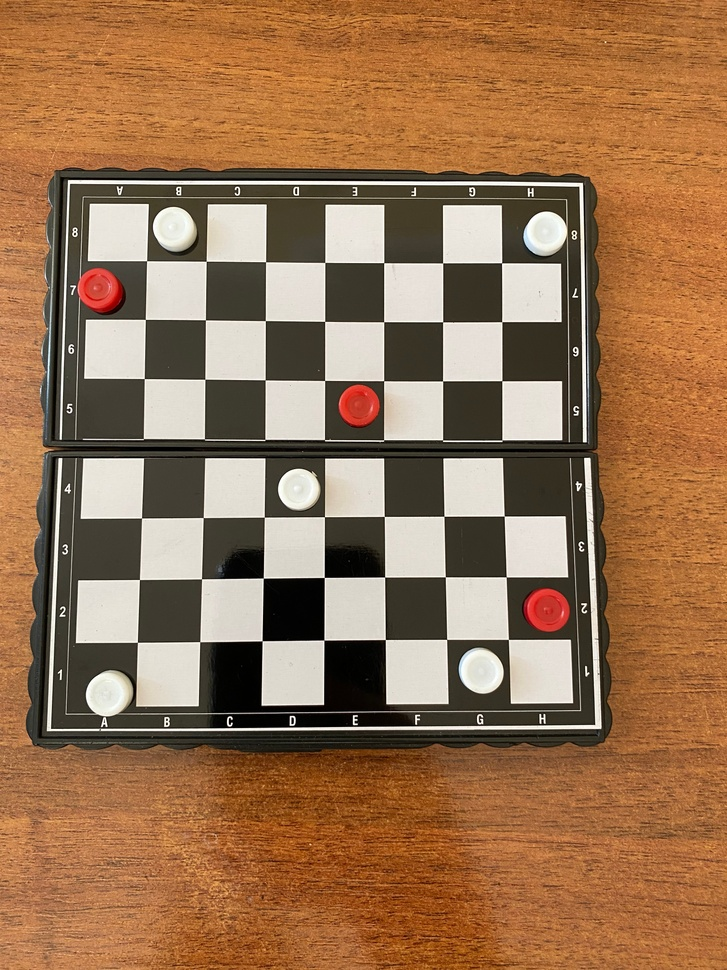
#> input picture tests/test_data/corners.JPG, 727 x 970 px, shrunk from 3024 x 4032 before the run
$ python -i board_detector.py   (imports and definitions only)
#> lines starting #> are read from the running program, lines starting #| are printed output that depends on the picture; after the words box and inside, x2 and y2 are one past the last pixel; in counts of white or black regions, pixels touching at a corner belong together
import numpy as np
import cv2 as cv

class BoardDetector:
    def __init__(self, image, crop=True, rotate=True, debug=False):
        self.crop = crop
        self.rotate = rotate
        self.debug = debug

        self.update_image(image)

    def __debug_show(self, image):
        if self.debug:
            cv.imshow(f"{image}", image)
            cv.waitKey(0)

    def update_image(self, image):
        self.image = image
        self.gray = cv.cvtColor(image, cv.COLOR_BGR2GRAY)

        self.__debug_show(self.gray)

        # Remove details
        kernel = cv.getStructuringElement(cv.MORPH_RECT, (8,8))
        opening = cv.morphologyEx(self.gray, cv.MORPH_OPEN, kernel)

        # Blur image - remove more details
        self.filtered = cv.GaussianBlur(opening, (3,3), 1)
        self.__debug_show(self.filtered)

    def get_board(self):
        rect = self.detect_board()
        box = np.int0(cv.boxPoints(rect))

        if self.debug:
            cv.rectangle(self.image, box[0], box[2], (0, 0, 255), 2)
            cv.imshow('image', self.image)
            cv.waitKey(0)

        if rect is not None:
            return self.crop_minAreaRect(self.image, rect)
        return self.image

    def detect_board(self):
        _, thresh = cv.threshold(self.filtered, 50, 255, cv.THRESH_BINARY_INV)

        kernel = cv.getStructuringElement(cv.MORPH_RECT, (8,8))
        opening = cv.morphologyEx(thresh, cv.MORPH_OPEN, kernel)

        self.__debug_show(opening)

        contours, _ = cv.findContours(opening, cv.RETR_EXTERNAL, cv.CHAIN_APPROX_SIMPLE)

        max_area = 0
        max_rect = None
        for cnt in contours:
            area = cv.contourArea(cnt)
            if area > max_area:
                max_area = area
                max_rect = cv.minAreaRect(cnt)

        return max_rect

    def crop_minAreaRect(self, img, rect):
        angle = np.clip(rect[2], 0, 90)
        rows,cols = img.shape[0], img.shape[1]
        box = cv.boxPoints(rect)

        if self.rotate:
            M = cv.getRotationMatrix2D((cols/2,rows/2),angle,1)
            img_rot = cv.warpAffine(img, M, (cols,rows))
            pts = np.int0(cv.transform(np.array([box]), M))[0]
        else:
            pts = np.int0(box)
            img_rot = img

        pts[pts < 0] = 0

        if self.crop:
            return img_rot[pts[1][1]:pts[2][1], pts[0][0]:pts[2][0]]
        return img_rot

>>> import cv2
>>> picture = cv2.imread('../../tests/test_data/corners.JPG')
#> picture is the input picture: shape (970, 727, 3); mean B, G, R 81.2, 114.2, 152.5
>>> result = BoardDetector(picture).get_board()
#> in update_image, `self.gray = cv.cvtColor(image, cv.COLOR_BGR2GRAY)`:
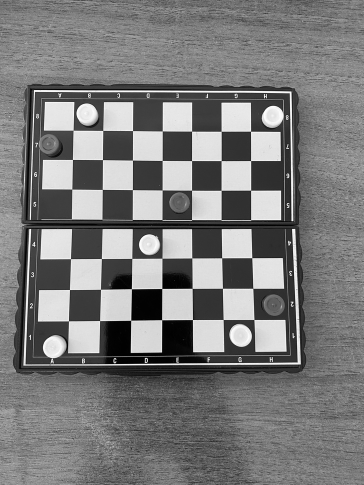
#> self.gray: shape (970, 727) (shown at 1/2 size); min 0, max 255, mean 121.9
#> in update_image, `opening = cv.morphologyEx(self.gray, cv.MORPH_OPEN, kernel)`:
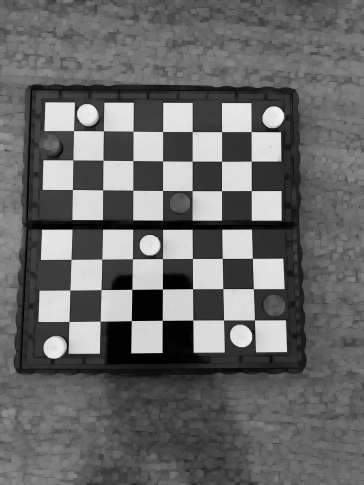
#> opening: shape (970, 727) (shown at 1/2 size); min 0, max 241, mean 104.4
#> in detect_board, `_, thresh = cv.threshold(self.filtered, 50, 255, cv.THRESH_BINARY_INV)`:
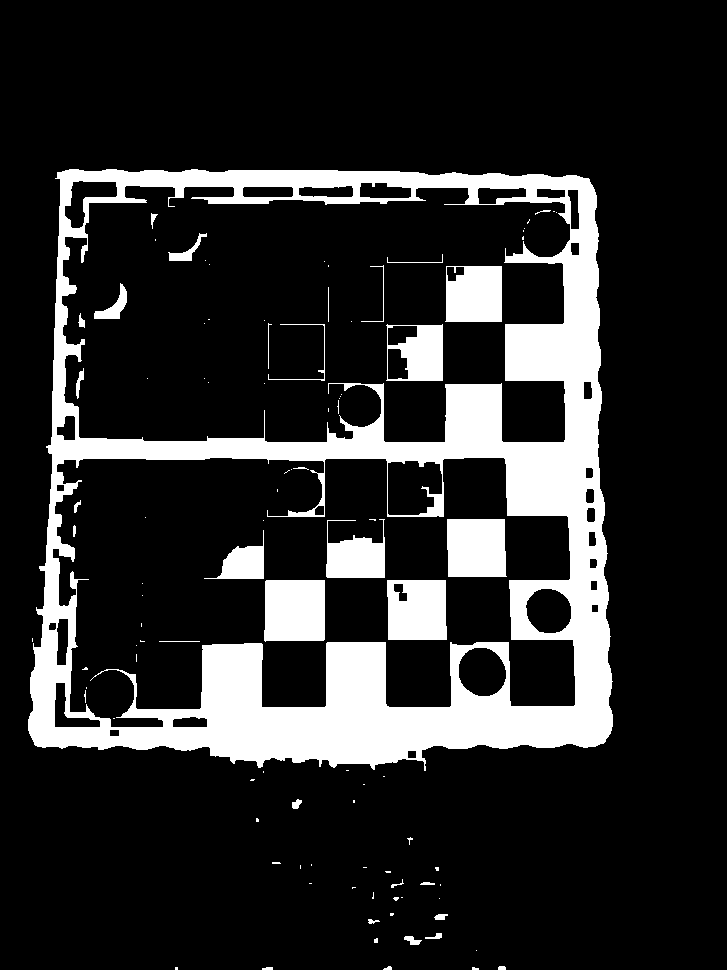
#> thresh: shape (970, 727); 16.6% white; 100 white regions (67 under 20 px), largest, box (x1, y1, x2, y2) and area: (28, 169, 613, 771) 95733, (264, 580, 325, 642) 3670, (387, 580, 447, 640) 3374
#> in detect_board, `opening = cv.morphologyEx(thresh, cv.MORPH_OPEN, kernel)`:
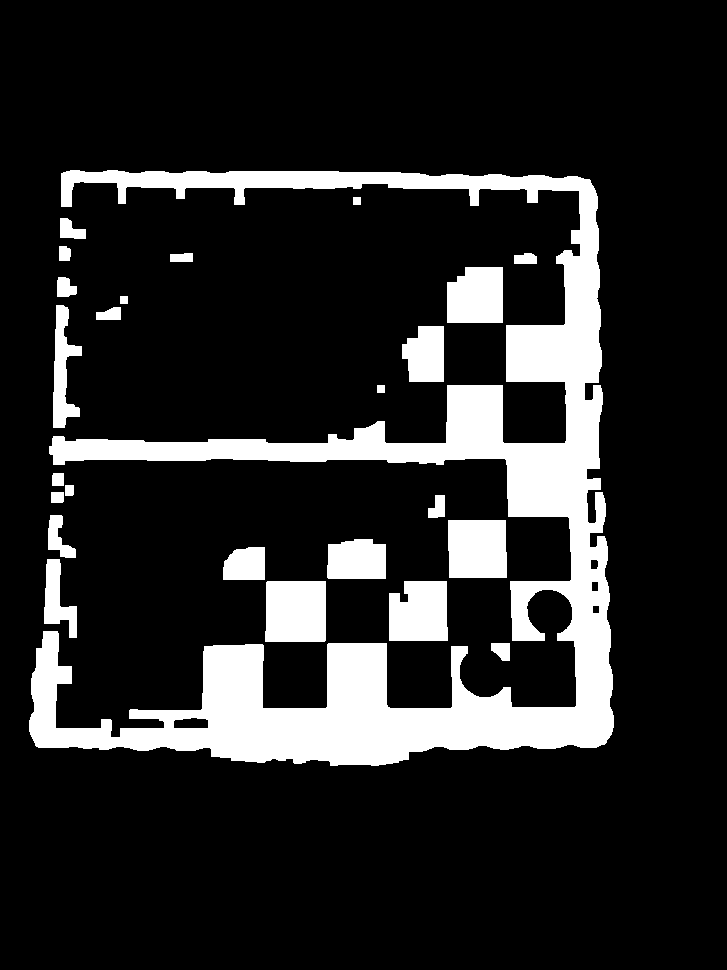
#> opening: shape (970, 727); 15.4% white; 25 white regions
#> in detect_board, `contours, _ = cv.findContours(opening, cv.RETR_EXTERNAL, cv.CHAIN_APPR..`: contours = 25 contours; largest, box (x1, y1, x2, y2) and area: (29, 170, 614, 766) 80750, (265, 581, 326, 642) 3550, (448, 520, 507, 578) 3248, (389, 581, 448, 641) 3117, (447, 267, 503, 323) 2804
#> the loop in detect_board, `for cnt in contours:` made 25 passes
#> (area, max_area, max_rect) on passes 1, 2, 3, 25: (239.5, 239.5, ((500, 651.5), (17, 18), -90)), (3117, 3117, ((418, 610.5), (59, 58), -90)), (3549.5, 3549.5, ((295, 611), (60, 60), -90)), (80750, 80750, ((322.2, 467.9), (594, 584), -89.74))
#> after the loop in detect_board, `for cnt in contours:`: max_area = 80750
#> in get_board, `rect = self.detect_board()`: rect = ((322.2, 467.9), (594, 584), -89.74)
#> in get_board, `box = np.int0(cv.boxPoints(rect))`: box = [[612, 766], [28, 763], [31, 169], [615, 172]]
#> in crop_minAreaRect, `angle = np.clip(rect[2], 0, 90)`: angle = 0
#> in crop_minAreaRect, `box = cv.boxPoints(rect)`: box = [[612.8, 766.3], [28.8, 763.6], [31.49, 169.6], [615.5, 172.3]]
#> in crop_minAreaRect, `M = cv.getRotationMatrix2D((cols/2,rows/2),angle,1)`: M = [[1, 0, 0], [0, 1, 0]]
#> in crop_minAreaRect, `pts = np.int0(cv.transform(np.array([box]), M))[0]`: pts = [[612, 766], [28, 763], [31, 169], [615, 172]]
#> result = empty array

$ run again, on tests/test_data/diagonals_front.JPG
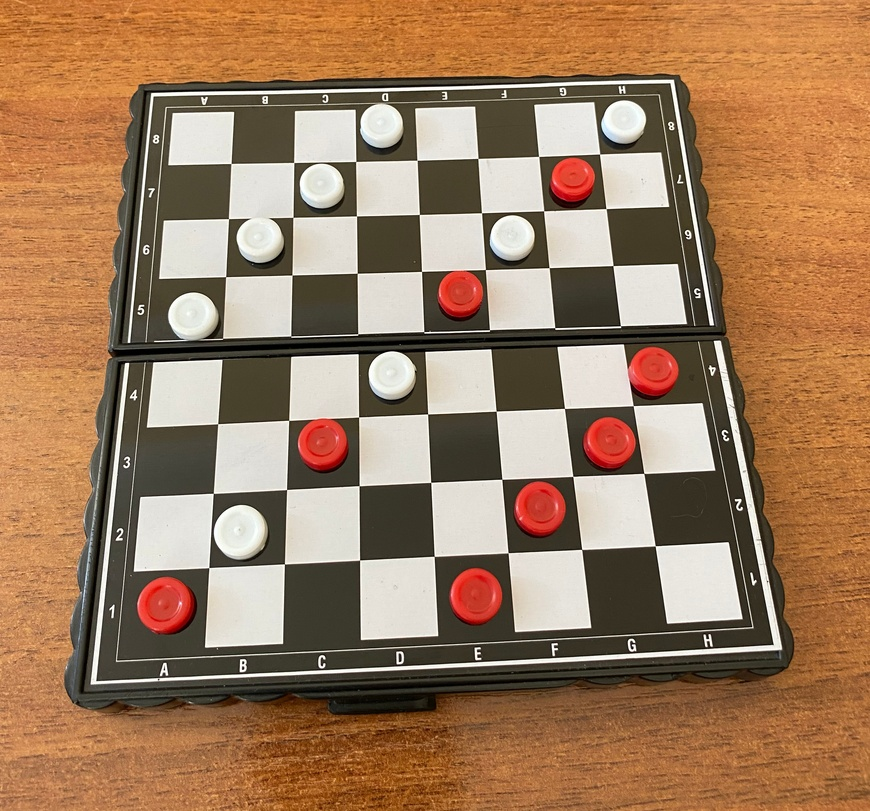
#> input picture tests/test_data/diagonals_front.JPG, 870 x 811 px, shrunk from 3024 x 2822 before the run
#> picture is the input picture: shape (811, 870, 3); mean B, G, R 93.7, 123.8, 158.6
#> in detect_board, `_, thresh = cv.threshold(self.filtered, 50, 255, cv.THRESH_BINARY_INV)`:
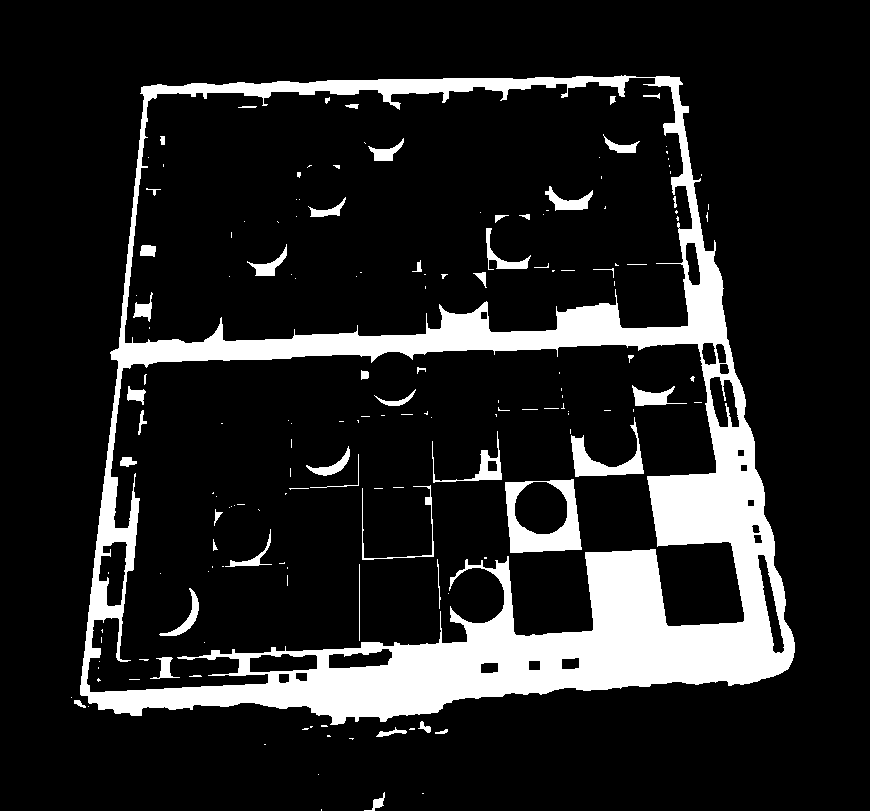
#> thresh: shape (811, 870); 14% white; 163 white regions (109 under 20 px), largest, box (x1, y1, x2, y2) and area: (80, 75, 795, 725) 86638, (505, 479, 582, 553) 2770, (571, 417, 644, 477) 1363
#> in detect_board, `opening = cv.morphologyEx(thresh, cv.MORPH_OPEN, kernel)`:
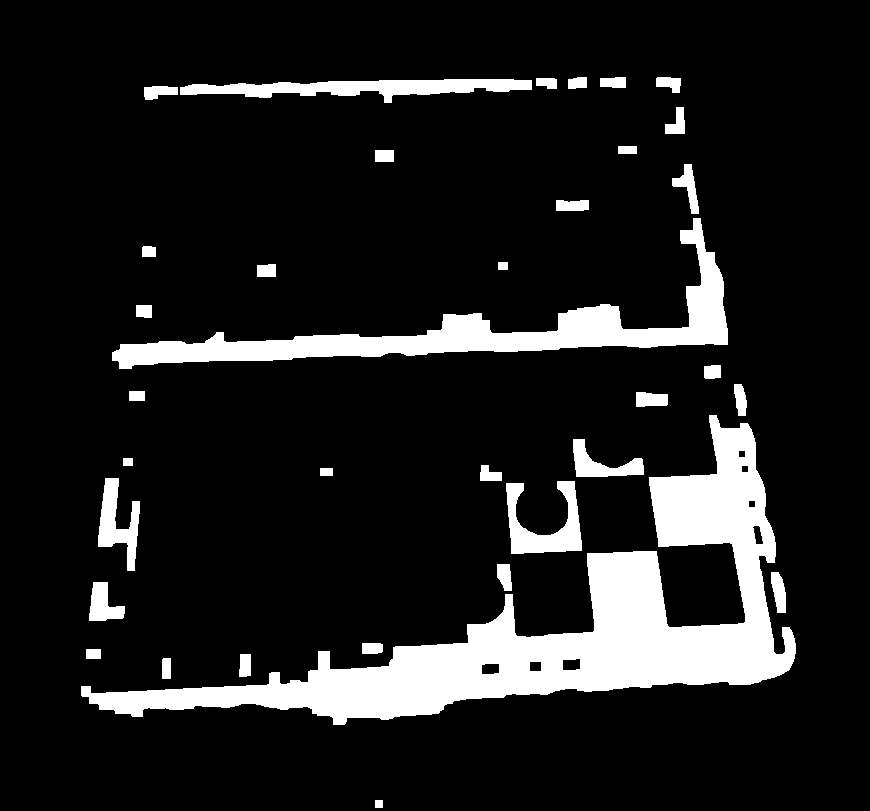
#> opening: shape (811, 870); 12.2% white; 35 white regions
#> contours = 35 contours; largest, box (x1, y1, x2, y2) and area: (81, 415, 796, 725) 50522, (112, 218, 728, 369) 16173, (180, 79, 532, 103) 3915, (506, 481, 582, 554) 2478, (98, 478, 140, 571) 1683
#> the loop in detect_board, `for cnt in contours:` made 35 passes
#> (cnt, area, max_area, max_rect) on pass 1: ([[375, 800], [375, 807], [382, 807], [382, 800]], 49, 49, ((378.5, 803.5), (7, 7), -90))
#> after the loop in detect_board, `for cnt in contours:`: max_area = 50521.5
#> rect = ((461.3, 667), (720.6, 266.5), -23.34)
#> in get_board, `box = np.int0(cv.boxPoints(rect))`: box = [[183, 932], [77, 687], [739, 401], [844, 646]]
#> angle = 0
#> in crop_minAreaRect, `box = cv.boxPoints(rect)`: box = [[183.3, 932.1], [77.73, 687.4], [739.3, 401.9], [844.9, 646.6]]
#> M = [[1, 0, 0], [0, 1, 0]]
#> pts = [[183, 932], [77, 687], [739, 401], [844, 646]]
#> result = empty array
